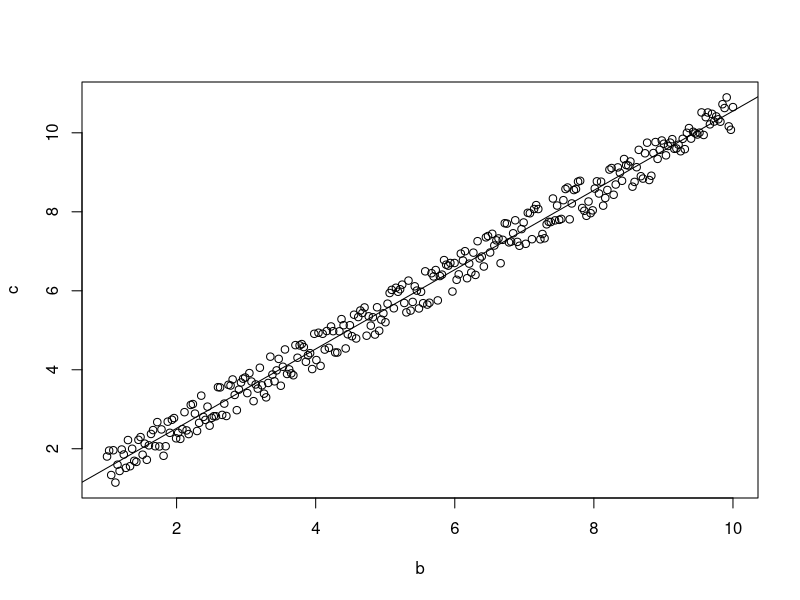

This chart was generated by the following R code:
# This IS going to contain some actual R code!

# This is a comment on the main branch.

# 5 samples from Uniform dist with bounds at 0 and 1
a<-runif(n=300, min=0, max=1)
# A sequence of numbers for the x axis
b<-seq(1, 10, length=300)
# ADD a and b to get c
c<-a+b
# Plot c
plot (b, c)
# Find the linear model for c predicted by b
abline(lm(c~b))
